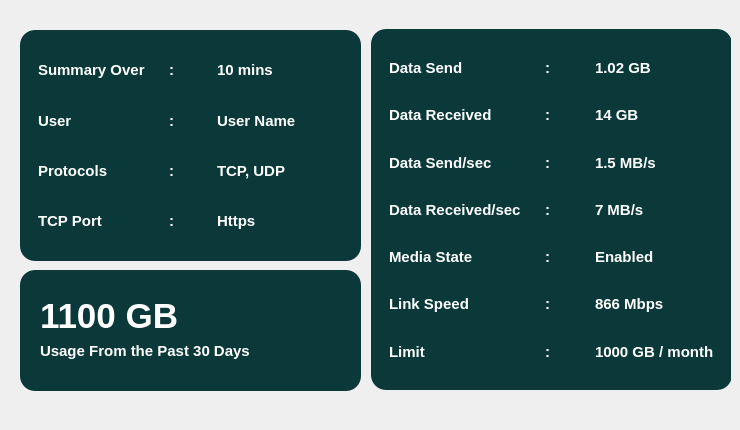
        <widget class="QWidget" name="page_net_usage">
         <widget class="QWidget" name="home_widget_2" native="true">
          <property name="geometry">
           <rect>
            <x>10</x>
            <y>10</y>
            <width>721</width>
            <height>411</height>
           </rect>
          </property>
          <property name="styleSheet">
           <string notr="true">background:transparent;</string>
          </property>
          <widget class="QFrame" name="frame_21">
           <property name="geometry">
            <rect>
             <x>361</x>
             <y>19</y>
             <width>361</width>
             <height>361</height>
            </rect>
           </property>
           <property name="styleSheet">
            <string notr="true">background:#0b393a;
border-radius:15px;</string>
           </property>
           <property name="frameShape">
            <enum>QFrame::StyledPanel</enum>
           </property>
           <property name="frameShadow">
            <enum>QFrame::Raised</enum>
           </property>
           <layout class="QHBoxLayout" name="horizontalLayout_9">
            <item>
             <widget class="QFrame" name="frame_22">
              <property name="frameShape">
               <enum>QFrame::StyledPanel</enum>
              </property>
              <property name="frameShadow">
               <enum>QFrame::Raised</enum>
              </property>
              <layout class="QVBoxLayout" name="verticalLayout_14">
               <item>
                <widget class="QLabel" name="label_52">
                 <property name="font">
                  <font>
                   <pointsize>11</pointsize>
                   <bold>true</bold>
                  </font>
                 </property>
                 <property name="styleSheet">
                  <string notr="true">background:transparent;
color:white;</string>
                 </property>
                 <property name="text">
                  <string>Data Send</string>
                 </property>
                </widget>
               </item>
               <item>
                <widget class="QLabel" name="label_53">
                 <property name="font">
                  <font>
                   <pointsize>11</pointsize>
                   <bold>true</bold>
                  </font>
                 </property>
                 <property name="styleSheet">
                  <string notr="true">background:transparent;
color:white;</string>
                 </property>
                 <property name="text">
                  <string>Data Received</string>
                 </property>
                </widget>
               </item>
               <item>
                <widget class="QLabel" name="label_54">
                 <property name="font">
                  <font>
                   <pointsize>11</pointsize>
                   <bold>true</bold>
                  </font>
                 </property>
                 <property name="styleSheet">
                  <string notr="true">background:transparent;
color:white;</string>
                 </property>
                 <property name="text">
                  <string>Data Send/sec</string>
                 </property>
                </widget>
               </item>
               <item>
                <widget class="QLabel" name="label_55">
                 <property name="font">
                  <font>
                   <pointsize>11</pointsize>
                   <bold>true</bold>
                  </font>
                 </property>
                 <property name="styleSheet">
                  <string notr="true">background:transparent;
color:white;</string>
                 </property>
                 <property name="text">
                  <string>Data Received/sec</string>
                 </property>
                </widget>
               </item>
               <item>
                <widget class="QLabel" name="label_94">
                 <property name="font">
                  <font>
                   <pointsize>11</pointsize>
                   <bold>true</bold>
                  </font>
                 </property>
                 <property name="styleSheet">
                  <string notr="true">background:transparent;
color:white;</string>
                 </property>
                 <property name="text">
                  <string>Media State</string>
                 </property>
                </widget>
               </item>
               <item>
                <widget class="QLabel" name="label_97">
                 <property name="font">
                  <font>
                   <pointsize>11</pointsize>
                   <bold>true</bold>
                  </font>
                 </property>
                 <property name="styleSheet">
                  <string notr="true">background:transparent;
color:white;</string>
                 </property>
                 <property name="text">
                  <string>Link Speed</string>
                 </property>
                </widget>
               </item>
               <item>
                <widget class="QLabel" name="label_100">
                 <property name="font">
                  <font>
                   <pointsize>11</pointsize>
                   <bold>true</bold>
                  </font>
                 </property>
                 <property name="styleSheet">
                  <string notr="true">background:transparent;
color:white;</string>
                 </property>
                 <property name="text">
                  <string>Limit</string>
                 </property>
                </widget>
               </item>
              </layout>
             </widget>
            </item>
            <item>
             <widget class="QFrame" name="frame_23">
              <property name="styleSheet">
               <string notr="true"/>
              </property>
              <property name="frameShape">
               <enum>QFrame::StyledPanel</enum>
              </property>
              <property name="frameShadow">
               <enum>QFrame::Raised</enum>
              </property>
              <layout class="QVBoxLayout" name="verticalLayout_15">
               <item>
                <widget class="QLabel" name="label_95">
                 <property name="font">
                  <font>
                   <pointsize>11</pointsize>
                   <bold>true</bold>
                  </font>
                 </property>
                 <property name="styleSheet">
                  <string notr="true">background:transparent;
color:white;</string>
                 </property>
                 <property name="text">
                  <string>:</string>
                 </property>
                </widget>
               </item>
               <item>
                <widget class="QLabel" name="label_56">
                 <property name="font">
                  <font>
                   <pointsize>11</pointsize>
                   <bold>true</bold>
                  </font>
                 </property>
                 <property name="styleSheet">
                  <string notr="true">background:transparent;
color:white;</string>
                 </property>
                 <property name="text">
                  <string>:</string>
                 </property>
                </widget>
               </item>
               <item>
                <widget class="QLabel" name="label_57">
                 <property name="font">
                  <font>
                   <pointsize>11</pointsize>
                   <bold>true</bold>
                  </font>
                 </property>
                 <property name="styleSheet">
                  <string notr="true">background:transparent;
color:white;</string>
                 </property>
                 <property name="text">
                  <string>:</string>
                 </property>
                </widget>
               </item>
               <item>
                <widget class="QLabel" name="label_58">
                 <property name="font">
                  <font>
                   <pointsize>11</pointsize>
                   <bold>true</bold>
                  </font>
                 </property>
                 <property name="styleSheet">
                  <string notr="true">background:transparent;
color:white;</string>
                 </property>
                 <property name="text">
                  <string>:</string>
                 </property>
                </widget>
               </item>
               <item>
                <widget class="QLabel" name="label_59">
                 <property name="font">
                  <font>
                   <pointsize>11</pointsize>
                   <bold>true</bold>
                  </font>
                 </property>
                 <property name="styleSheet">
                  <string notr="true">background:transparent;
color:white;</string>
                 </property>
                 <property name="text">
                  <string>:</string>
                 </property>
                </widget>
               </item>
               <item>
                <widget class="QLabel" name="label_98">
                 <property name="font">
                  <font>
                   <pointsize>11</pointsize>
                   <bold>true</bold>
                  </font>
                 </property>
                 <property name="styleSheet">
                  <string notr="true">background:transparent;
color:white;</string>
                 </property>
                 <property name="text">
                  <string>:</string>
                 </property>
                </widget>
               </item>
               <item>
                <widget class="QLabel" name="label_101">
                 <property name="font">
                  <font>
                   <pointsize>11</pointsize>
                   <bold>true</bold>
                  </font>
                 </property>
                 <property name="styleSheet">
                  <string notr="true">background:transparent;
color:white;</string>
                 </property>
                 <property name="text">
                  <string>:</string>
                 </property>
                </widget>
               </item>
              </layout>
             </widget>
            </item>
            <item>
             <widget class="QFrame" name="frame_24">
              <property name="frameShape">
               <enum>QFrame::StyledPanel</enum>
              </property>
              <property name="frameShadow">
               <enum>QFrame::Raised</enum>
              </property>
              <layout class="QVBoxLayout" name="verticalLayout_16">
               <item>
                <widget class="QLabel" name="label_60">
                 <property name="font">
                  <font>
                   <pointsize>11</pointsize>
                   <bold>true</bold>
                  </font>
                 </property>
                 <property name="styleSheet">
                  <string notr="true">background:transparent;
color:white;</string>
                 </property>
                 <property name="text">
                  <string>1.02 GB</string>
                 </property>
                </widget>
               </item>
               <item>
                <widget class="QLabel" name="label_61">
                 <property name="font">
                  <font>
                   <pointsize>11</pointsize>
                   <bold>true</bold>
                  </font>
                 </property>
                 <property name="styleSheet">
                  <string notr="true">background:transparent;
color:white;</string>
                 </property>
                 <property name="text">
                  <string>14 GB</string>
                 </property>
                </widget>
               </item>
               <item>
                <widget class="QLabel" name="label_62">
                 <property name="font">
                  <font>
                   <pointsize>11</pointsize>
                   <bold>true</bold>
                  </font>
                 </property>
                 <property name="styleSheet">
                  <string notr="true">background:transparent;
color:white;</string>
                 </property>
                 <property name="text">
                  <string>1.5 MB/s</string>
                 </property>
                </widget>
               </item>
               <item>
                <widget class="QLabel" name="label_63">
                 <property name="font">
                  <font>
                   <pointsize>11</pointsize>
                   <bold>true</bold>
                  </font>
                 </property>
                 <property name="styleSheet">
                  <string notr="true">background:transparent;
color:white;</string>
                 </property>
                 <property name="text">
                  <string>7 MB/s</string>
                 </property>
                </widget>
               </item>
               <item>
                <widget class="QLabel" name="label_96">
                 <property name="font">
                  <font>
                   <pointsize>11</pointsize>
                   <bold>true</bold>
                  </font>
                 </property>
                 <property name="styleSheet">
                  <string notr="true">background:transparent;
color:white;</string>
                 </property>
                 <property name="text">
                  <string>Enabled</string>
                 </property>
                </widget>
               </item>
               <item>
                <widget class="QLabel" name="label_99">
                 <property name="font">
                  <font>
                   <pointsize>11</pointsize>
                   <bold>true</bold>
                  </font>
                 </property>
                 <property name="styleSheet">
                  <string notr="true">background:transparent;
color:white;</string>
                 </property>
                 <property name="text">
                  <string>866 Mbps</string>
                 </property>
                </widget>
               </item>
               <item>
                <widget class="QLabel" name="label_102">
                 <property name="font">
                  <font>
                   <pointsize>11</pointsize>
                   <bold>true</bold>
                  </font>
                 </property>
                 <property name="styleSheet">
                  <string notr="true">background:transparent;
color:white;</string>
                 </property>
                 <property name="text">
                  <string>1000 GB / month</string>
                 </property>
                </widget>
               </item>
              </layout>
             </widget>
            </item>
           </layout>
          </widget>
          <widget class="QFrame" name="frame_25">
           <property name="geometry">
            <rect>
             <x>10</x>
             <y>20</y>
             <width>341</width>
             <height>231</height>
            </rect>
           </property>
           <property name="styleSheet">
            <string notr="true">background:#0b393a;
border-radius:15px;</string>
           </property>
           <property name="frameShape">
            <enum>QFrame::StyledPanel</enum>
           </property>
           <property name="frameShadow">
            <enum>QFrame::Raised</enum>
           </property>
           <layout class="QHBoxLayout" name="horizontalLayout_10">
            <item>
             <widget class="QFrame" name="frame_26">
              <property name="frameShape">
               <enum>QFrame::StyledPanel</enum>
              </property>
              <property name="frameShadow">
               <enum>QFrame::Raised</enum>
              </property>
              <layout class="QVBoxLayout" name="verticalLayout_17">
               <item>
                <widget class="QLabel" name="label_64">
                 <property name="font">
                  <font>
                   <pointsize>11</pointsize>
                   <bold>true</bold>
                  </font>
                 </property>
                 <property name="styleSheet">
                  <string notr="true">background:transparent;
color:white;</string>
                 </property>
                 <property name="text">
                  <string>Summary Over</string>
                 </property>
                </widget>
               </item>
               <item>
                <widget class="QLabel" name="label_65">
                 <property name="font">
                  <font>
                   <pointsize>11</pointsize>
                   <bold>true</bold>
                  </font>
                 </property>
                 <property name="styleSheet">
                  <string notr="true">background:transparent;
color:white;</string>
                 </property>
                 <property name="text">
                  <string>User</string>
                 </property>
                </widget>
               </item>
               <item>
                <widget class="QLabel" name="label_66">
                 <property name="font">
                  <font>
                   <pointsize>11</pointsize>
                   <bold>true</bold>
                  </font>
                 </property>
                 <property name="styleSheet">
                  <string notr="true">background:transparent;
color:white;</string>
                 </property>
                 <property name="text">
                  <string>Protocols</string>
                 </property>
                </widget>
               </item>
               <item>
                <widget class="QLabel" name="label_67">
                 <property name="font">
                  <font>
                   <pointsize>11</pointsize>
                   <bold>true</bold>
                  </font>
                 </property>
                 <property name="styleSheet">
                  <string notr="true">background:transparent;
color:white;</string>
                 </property>
                 <property name="text">
                  <string>TCP Port</string>
                 </property>
                </widget>
               </item>
              </layout>
             </widget>
            </item>
            <item>
             <widget class="QFrame" name="frame_27">
              <property name="styleSheet">
               <string notr="true"/>
              </property>
              <property name="frameShape">
               <enum>QFrame::StyledPanel</enum>
              </property>
              <property name="frameShadow">
               <enum>QFrame::Raised</enum>
              </property>
              <layout class="QVBoxLayout" name="verticalLayout_18">
               <item>
                <widget class="QLabel" name="label_68">
                 <property name="font">
                  <font>
                   <pointsize>11</pointsize>
                   <bold>true</bold>
                  </font>
                 </property>
                 <property name="styleSheet">
                  <string notr="true">background:transparent;
color:white;</string>
                 </property>
                 <property name="text">
                  <string>:</string>
                 </property>
                </widget>
               </item>
               <item>
                <widget class="QLabel" name="label_69">
                 <property name="font">
                  <font>
                   <pointsize>11</pointsize>
                   <bold>true</bold>
                  </font>
                 </property>
                 <property name="styleSheet">
                  <string notr="true">background:transparent;
color:white;</string>
                 </property>
                 <property name="text">
                  <string>:</string>
                 </property>
                </widget>
               </item>
               <item>
                <widget class="QLabel" name="label_70">
                 <property name="font">
                  <font>
                   <pointsize>11</pointsize>
                   <bold>true</bold>
                  </font>
                 </property>
                 <property name="styleSheet">
                  <string notr="true">background:transparent;
color:white;</string>
                 </property>
                 <property name="text">
                  <string>:</string>
                 </property>
                </widget>
               </item>
               <item>
                <widget class="QLabel" name="label_71">
                 <property name="font">
                  <font>
                   <pointsize>11</pointsize>
                   <bold>true</bold>
                  </font>
                 </property>
                 <property name="styleSheet">
                  <string notr="true">background:transparent;
color:white;</string>
                 </property>
                 <property name="text">
                  <string>:</string>
                 </property>
                </widget>
               </item>
              </layout>
             </widget>
            </item>
            <item>
             <widget class="QFrame" name="frame_28">
              <property name="frameShape">
               <enum>QFrame::StyledPanel</enum>
              </property>
              <property name="frameShadow">
               <enum>QFrame::Raised</enum>
              </property>
              <layout class="QVBoxLayout" name="verticalLayout_19">
               <item>
                <widget class="QLabel" name="label_72">
                 <property name="font">
                  <font>
                   <pointsize>11</pointsize>
                   <bold>true</bold>
                  </font>
                 </property>
                 <property name="styleSheet">
                  <string notr="true">background:transparent;
color:white;</string>
                 </property>
                 <property name="text">
                  <string>10 mins</string>
                 </property>
                </widget>
               </item>
               <item>
                <widget class="QLabel" name="label_73">
                 <property name="font">
                  <font>
                   <pointsize>11</pointsize>
                   <bold>true</bold>
                  </font>
                 </property>
                 <property name="styleSheet">
                  <string notr="true">background:transparent;
color:white;</string>
                 </property>
                 <property name="text">
                  <string>User Name</string>
                 </property>
                </widget>
               </item>
               <item>
                <widget class="QLabel" name="label_74">
                 <property name="font">
                  <font>
                   <pointsize>11</pointsize>
                   <bold>true</bold>
                  </font>
                 </property>
                 <property name="styleSheet">
                  <string notr="true">background:transparent;
color:white;</string>
                 </property>
                 <property name="text">
                  <string>TCP, UDP</string>
                 </property>
                </widget>
               </item>
               <item>
                <widget class="QLabel" name="label_75">
                 <property name="font">
                  <font>
                   <pointsize>11</pointsize>
                   <bold>true</bold>
                  </font>
                 </property>
                 <property name="styleSheet">
                  <string notr="true">background:transparent;
color:white;</string>
                 </property>
                 <property name="text">
                  <string>Https</string>
                 </property>
                </widget>
               </item>
              </layout>
             </widget>
            </item>
            <item>
             <widget class="QFrame" name="frame_31">
              <property name="styleSheet">
               <string notr="true"/>
              </property>
              <property name="frameShape">
               <enum>QFrame::StyledPanel</enum>
              </property>
              <property name="frameShadow">
               <enum>QFrame::Raised</enum>
              </property>
              <layout class="QVBoxLayout" name="verticalLayout_24">
               <item>
                <widget class="QLabel" name="label_90">
                 <property name="font">
                  <font>
                   <pointsize>11</pointsize>
                   <bold>true</bold>
                  </font>
                 </property>
                 <property name="styleSheet">
                  <string notr="true">background:transparent;
color:white;</string>
                 </property>
                 <property name="text">
                  <string/>
                 </property>
                </widget>
               </item>
               <item>
                <widget class="QLabel" name="label_91">
                 <property name="font">
                  <font>
                   <pointsize>11</pointsize>
                   <bold>true</bold>
                  </font>
                 </property>
                 <property name="styleSheet">
                  <string notr="true">background:transparent;
color:white;</string>
                 </property>
                 <property name="text">
                  <string/>
                 </property>
                </widget>
               </item>
               <item>
                <widget class="QLabel" name="label_92">
                 <property name="font">
                  <font>
                   <pointsize>11</pointsize>
                   <bold>true</bold>
                  </font>
                 </property>
                 <property name="styleSheet">
                  <string notr="true">background:transparent;
color:white;</string>
                 </property>
                 <property name="text">
                  <string/>
                 </property>
                </widget>
               </item>
               <item>
                <widget class="QLabel" name="label_93">
                 <property name="font">
                  <font>
                   <pointsize>11</pointsize>
                   <bold>true</bold>
                  </font>
                 </property>
                 <property name="styleSheet">
                  <string notr="true">background:transparent;
color:white;</string>
                 </property>
                 <property name="text">
                  <string/>
                 </property>
                </widget>
               </item>
              </layout>
             </widget>
            </item>
           </layout>
          </widget>
          <widget class="QFrame" name="frame_29">
           <property name="geometry">
            <rect>
             <x>10</x>
             <y>260</y>
             <width>341</width>
             <height>121</height>
            </rect>
           </property>
           <property name="styleSheet">
            <string notr="true">background:#0b393a;
border-radius:15px;</string>
           </property>
           <property name="frameShape">
            <enum>QFrame::StyledPanel</enum>
           </property>
           <property name="frameShadow">
            <enum>QFrame::Raised</enum>
           </property>
           <widget class="QLabel" name="label_76">
            <property name="geometry">
             <rect>
              <x>20</x>
              <y>20</y>
              <width>141</width>
              <height>51</height>
             </rect>
            </property>
            <property name="font">
             <font>
              <pointsize>26</pointsize>
              <bold>true</bold>
             </font>
            </property>
            <property name="styleSheet">
             <string notr="true">background:transparent;
color:white;</string>
            </property>
            <property name="text">
             <string>1100 GB</string>
            </property>
           </widget>
           <widget class="QLabel" name="label_77">
            <property name="geometry">
             <rect>
              <x>20</x>
              <y>60</y>
              <width>221</width>
              <height>41</height>
             </rect>
            </property>
            <property name="font">
             <font>
              <pointsize>11</pointsize>
              <bold>true</bold>
             </font>
            </property>
            <property name="styleSheet">
             <string notr="true">background:transparent;
color:white;</string>
            </property>
            <property name="text">
             <string>Usage From the Past 30 Days</string>
            </property>
           </widget>
          </widget>
         </widget>
        </widget>
